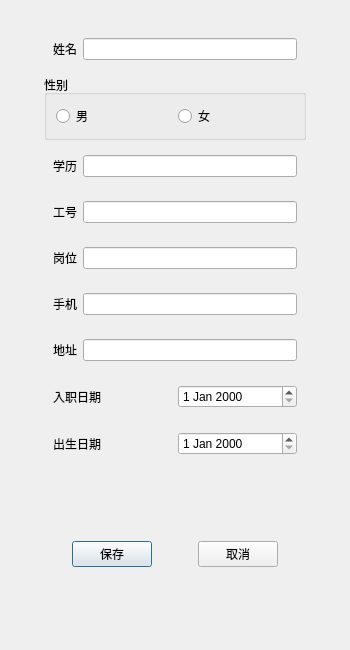
<?xml version="1.0" encoding="UTF-8"?>
<ui version="4.0">
 <class>P_addData</class>
 <widget class="QDialog" name="P_addData">
  <property name="geometry">
   <rect>
    <x>0</x>
    <y>0</y>
    <width>350</width>
    <height>650</height>
   </rect>
  </property>
  <property name="windowTitle">
   <string>Dialog</string>
  </property>
  <layout class="QGridLayout" name="gridLayout">
   <item row="0" column="1">
    <widget class="QWidget" name="widget_12" native="true">
     <layout class="QVBoxLayout" name="verticalLayout_2">
      <item>
       <widget class="QWidget" name="widget_10" native="true">
        <layout class="QVBoxLayout" name="verticalLayout">
         <item>
          <widget class="QWidget" name="widget" native="true">
           <layout class="QHBoxLayout" name="horizontalLayout">
            <item>
             <widget class="QLabel" name="label">
              <property name="text">
               <string>姓名</string>
              </property>
             </widget>
            </item>
            <item>
             <widget class="QLineEdit" name="P_name"/>
            </item>
           </layout>
          </widget>
         </item>
         <item>
          <widget class="QGroupBox" name="groupBox">
           <property name="title">
            <string>性别</string>
           </property>
           <layout class="QHBoxLayout" name="horizontalLayout_3">
            <item>
             <widget class="QRadioButton" name="ra_Man">
              <property name="text">
               <string>男</string>
              </property>
             </widget>
            </item>
            <item>
             <widget class="QRadioButton" name="ra_Woman">
              <property name="text">
               <string>女</string>
              </property>
             </widget>
            </item>
           </layout>
          </widget>
         </item>
         <item>
          <widget class="QWidget" name="widget_6" native="true">
           <layout class="QHBoxLayout" name="horizontalLayout_8">
            <item>
             <widget class="QLabel" name="label_5">
              <property name="text">
               <string>学历</string>
              </property>
             </widget>
            </item>
            <item>
             <widget class="QLineEdit" name="P_highestEducation"/>
            </item>
           </layout>
          </widget>
         </item>
         <item>
          <widget class="QWidget" name="widget_2" native="true">
           <layout class="QHBoxLayout" name="horizontalLayout_4">
            <item>
             <widget class="QLabel" name="label_2">
              <property name="text">
               <string>工号</string>
              </property>
             </widget>
            </item>
            <item>
             <widget class="QLineEdit" name="P_num"/>
            </item>
           </layout>
          </widget>
         </item>
         <item>
          <widget class="QWidget" name="widget_4" native="true">
           <layout class="QHBoxLayout" name="horizontalLayout_2">
            <item>
             <widget class="QLabel" name="label_4">
              <property name="text">
               <string>岗位</string>
              </property>
             </widget>
            </item>
            <item>
             <widget class="QLineEdit" name="P_post"/>
            </item>
           </layout>
          </widget>
         </item>
         <item>
          <widget class="QWidget" name="widget_5" native="true">
           <layout class="QHBoxLayout" name="horizontalLayout_5">
            <item>
             <widget class="QLabel" name="label_10">
              <property name="text">
               <string>手机</string>
              </property>
             </widget>
            </item>
            <item>
             <widget class="QLineEdit" name="P_phone"/>
            </item>
           </layout>
          </widget>
         </item>
         <item>
          <widget class="QWidget" name="widget_8" native="true">
           <layout class="QHBoxLayout" name="horizontalLayout_9">
            <item>
             <widget class="QLabel" name="label_6">
              <property name="text">
               <string>地址</string>
              </property>
             </widget>
            </item>
            <item>
             <widget class="QLineEdit" name="P_address"/>
            </item>
           </layout>
          </widget>
         </item>
         <item>
          <widget class="QWidget" name="widget_7" native="true">
           <layout class="QGridLayout" name="gridLayout_2">
            <item row="0" column="0">
             <widget class="QLabel" name="label_8">
              <property name="text">
               <string>入职日期</string>
              </property>
             </widget>
            </item>
            <item row="0" column="1">
             <widget class="QDateEdit" name="P_entry"/>
            </item>
           </layout>
          </widget>
         </item>
         <item>
          <widget class="QWidget" name="widget_9" native="true">
           <layout class="QHBoxLayout" name="horizontalLayout_6">
            <item>
             <widget class="QLabel" name="label_9">
              <property name="text">
               <string>出生日期</string>
              </property>
             </widget>
            </item>
            <item>
             <widget class="QDateEdit" name="P_birthday"/>
            </item>
           </layout>
          </widget>
         </item>
        </layout>
       </widget>
      </item>
      <item>
       <widget class="QWidget" name="widget_11" native="true">
        <layout class="QHBoxLayout" name="horizontalLayout_10">
         <item>
          <spacer name="horizontalSpacer">
           <property name="orientation">
            <enum>Qt::Horizontal</enum>
           </property>
           <property name="sizeHint" stdset="0">
            <size>
             <width>40</width>
             <height>20</height>
            </size>
           </property>
          </spacer>
         </item>
         <item>
          <widget class="QPushButton" name="P_save">
           <property name="text">
            <string>保存</string>
           </property>
          </widget>
         </item>
         <item>
          <spacer name="horizontalSpacer_2">
           <property name="orientation">
            <enum>Qt::Horizontal</enum>
           </property>
           <property name="sizeType">
            <enum>QSizePolicy::Fixed</enum>
           </property>
           <property name="sizeHint" stdset="0">
            <size>
             <width>40</width>
             <height>20</height>
            </size>
           </property>
          </spacer>
         </item>
         <item>
          <widget class="QPushButton" name="P_preview">
           <property name="text">
            <string>取消</string>
           </property>
          </widget>
         </item>
         <item>
          <spacer name="horizontalSpacer_3">
           <property name="orientation">
            <enum>Qt::Horizontal</enum>
           </property>
           <property name="sizeHint" stdset="0">
            <size>
             <width>40</width>
             <height>20</height>
            </size>
           </property>
          </spacer>
         </item>
        </layout>
       </widget>
      </item>
     </layout>
    </widget>
   </item>
   <item row="0" column="0">
    <spacer name="horizontalSpacer_4">
     <property name="orientation">
      <enum>Qt::Horizontal</enum>
     </property>
     <property name="sizeHint" stdset="0">
      <size>
       <width>40</width>
       <height>20</height>
      </size>
     </property>
    </spacer>
   </item>
   <item row="0" column="2">
    <spacer name="horizontalSpacer_5">
     <property name="orientation">
      <enum>Qt::Horizontal</enum>
     </property>
     <property name="sizeHint" stdset="0">
      <size>
       <width>40</width>
       <height>20</height>
      </size>
     </property>
    </spacer>
   </item>
  </layout>
 </widget>
 <resources/>
 <connections/>
</ui>
